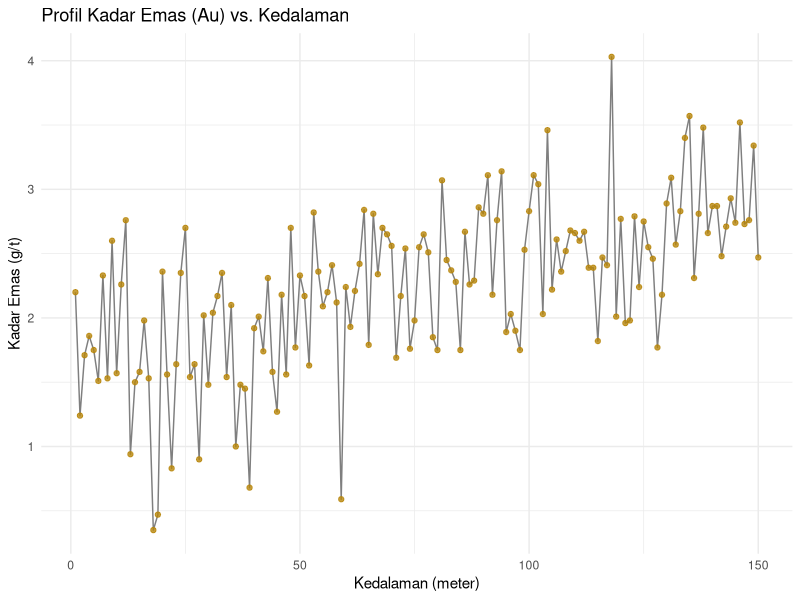

The R source for this figure:
## ---- chunk 1
#| label: fig-gold-grade
#| fig-cap: "Hubungan antara kedalaman dan kadar emas (Au) dari data simulasi."
#| warning: false
#| message: false

library(ggplot2)

# Membuat data simulasi
set.seed(42)
data_bor <- data.frame(
  kedalaman_m = 1:150,
  kadar_au_gt = round(rnorm(150, mean = 1.5, sd = 0.5) + (1:150) * 0.01, 2)
)

# Membuat plot
ggplot(data_bor, aes(x = kedalaman_m, y = kadar_au_gt)) +
  geom_line(color = "gray50") +
  geom_point(color = "darkgoldenrod", alpha = 0.8) +
  labs(
    title = "Profil Kadar Emas (Au) vs. Kedalaman",
    x = "Kedalaman (meter)",
    y = "Kadar Emas (g/t)"
  ) +
  theme_minimal()
